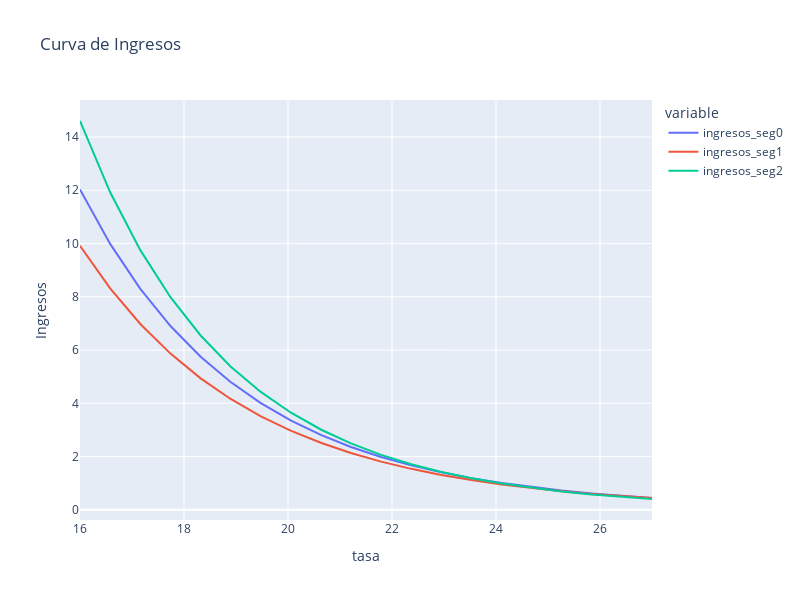

Notebook source saved alongside this figure:
### Code cell
# Graficamos las curvas de Precio-Ingresos
fig = px.line(df_elasticidad, x='irr', y=['ingresos_seg0', 'ingresos_seg1',
                                             'ingresos_seg2',# 'ingresos_seg3', 'ingresos_seg4'
                                             ],
              labels={'irr':'tasa', 'value':'Ingresos'},
              title='Curva de Ingresos',
              width=800, height=600)

fig.show()

### Figure 1 — Plotly figure (JSON) as saved in the notebook; plotly's stock layout.template omitted (floating-point values rounded to 4 significant figures)
{"data": [{"hovertemplate": "variable=ingresos_seg0<br>tasa=%{x}<br>Ingresos=%{y}<extra></extra>", "legendgroup": "ingresos_seg0", "line": {"color": "#636efa", "dash": "solid"}, "marker": {"symbol": "circle"}, "mode": "lines", "name": "ingresos_seg0", "orientation": "v", "showlegend": true, "type": "scatter", "x": [16, 16.58, 17.16, 17.74, 18.32, 18.89, 19.47, 20.05, 20.63, 21.21, 21.79, 22.37, 22.95, 23.53, 24.11, 24.68, 25.26, 25.84, 26.42, 27], "xaxis": "x", "y": [12.03, 9.986, 8.296, 6.901, 5.748, 4.81, 4.017, 3.361, 2.815, 2.362, 1.985, 1.67, 1.408, 1.188, 1.004, 0.8528, 0.7231, 0.614, 0.5221, 0.4446], "yaxis": "y"}, {"hovertemplate": "variable=ingresos_seg1<br>tasa=%{x}<br>Ingresos=%{y}<extra></extra>", "legendgroup": "ingresos_seg1", "line": {"color": "#EF553B", "dash": "solid"}, "marker": {"symbol": "circle"}, "mode": "lines", "name": "ingresos_seg1", "orientation": "v", "showlegend": true, "type": "scatter", "x": [16, 16.58, 17.16, 17.74, 18.32, 18.89, 19.47, 20.05, 20.63, 21.21, 21.79, 22.37, 22.95, 23.53, 24.11, 24.68, 25.26, 25.84, 26.42, 27], "xaxis": "x", "y": [9.913, 8.313, 6.98, 5.867, 4.938, 4.174, 3.522, 2.976, 2.519, 2.134, 1.811, 1.539, 1.31, 1.117, 0.9532, 0.8169, 0.6992, 0.5993, 0.5144, 0.4421], "yaxis": "y"}, {"hovertemplate": "variable=ingresos_seg2<br>tasa=%{x}<br>Ingresos=%{y}<extra></extra>", "legendgroup": "ingresos_seg2", "line": {"color": "#00cc96", "dash": "solid"}, "marker": {"symbol": "circle"}, "mode": "lines", "name": "ingresos_seg2", "orientation": "v", "showlegend": true, "type": "scatter", "x": [16, 16.58, 17.16, 17.74, 18.32, 18.89, 19.47, 20.05, 20.63, 21.21, 21.79, 22.37, 22.95, 23.53, 24.11, 24.68, 25.26, 25.84, 26.42, 27], "xaxis": "x", "y": [14.6, 11.92, 9.751, 7.985, 6.548, 5.396, 4.438, 3.656, 3.017, 2.494, 2.064, 1.712, 1.422, 1.183, 0.9858, 0.8254, 0.6901, 0.5778, 0.4846, 0.4071], "yaxis": "y"}], "layout": {"height": 600, "legend": {"title": {"text": "variable"}, "tracegroupgap": 0}, "title": {"text": "Curva de Ingresos"}, "width": 800, "xaxis": {"anchor": "y", "domain": [0, 1], "title": {"text": "tasa"}}, "yaxis": {"anchor": "x", "domain": [0, 1], "title": {"text": "Ingresos"}}}}
